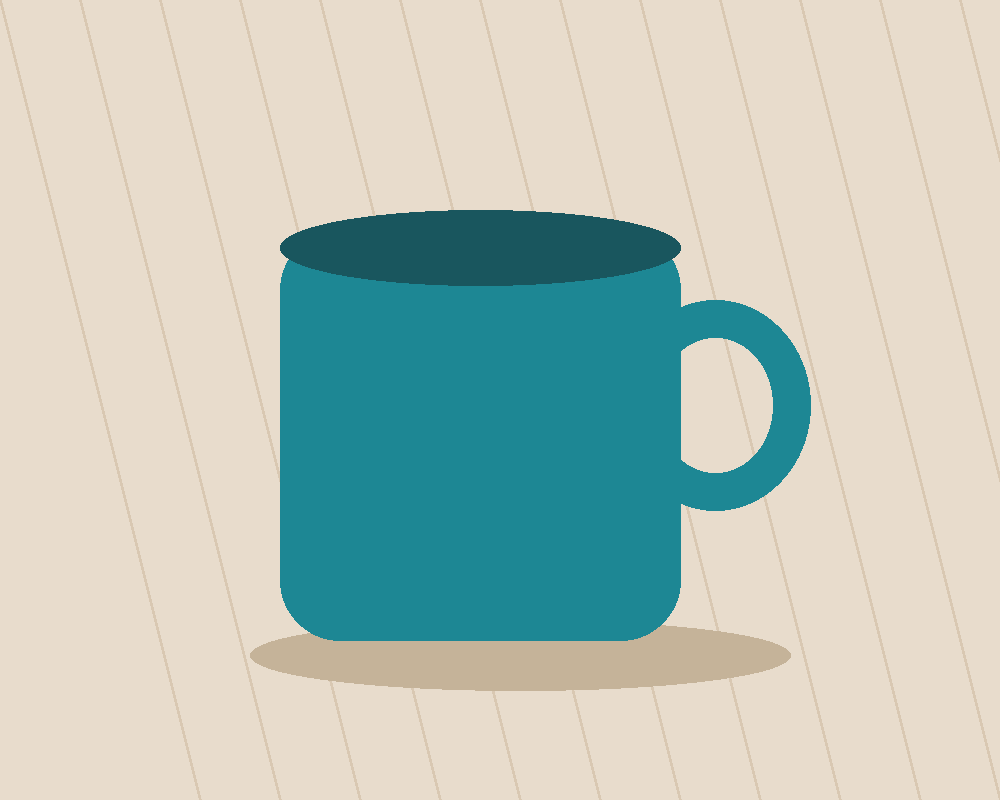
#> input picture submissions/Vrnur/M11/input/product-1.png, 1000 x 800 px, given in place of card-1.png, which was not available
$ python preview.py ../input ../input/product-2.png
#> lines starting #> are read from the running program, lines starting #| are printed output that depends on the picture
import sys
from pathlib import Path
from PIL import Image
res = Path(sys.argv[1]); out = Path(sys.argv[2]); out.mkdir(exist_ok=True)
sheet = Image.new("RGB", (5 * 400, 400), "white")
#> sheet: PIL image 2000x400 RGB; every value is 255
for i in range(1, 6):
    sheet.paste(Image.open(res / f"card-{i}.png").resize((400, 400), Image.LANCZOS), ((i - 1) * 400, 0))
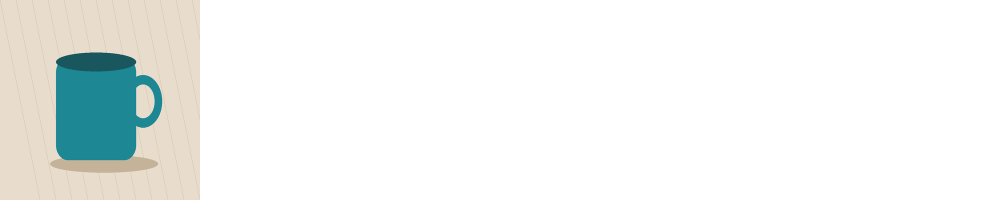
#> sheet: PIL image 2000x400 RGB (shown at 1/2 size); mean R, G, B 240.9, 243.5, 241.5
#> pass 2 of the loop `for i in range(1, 6):`:
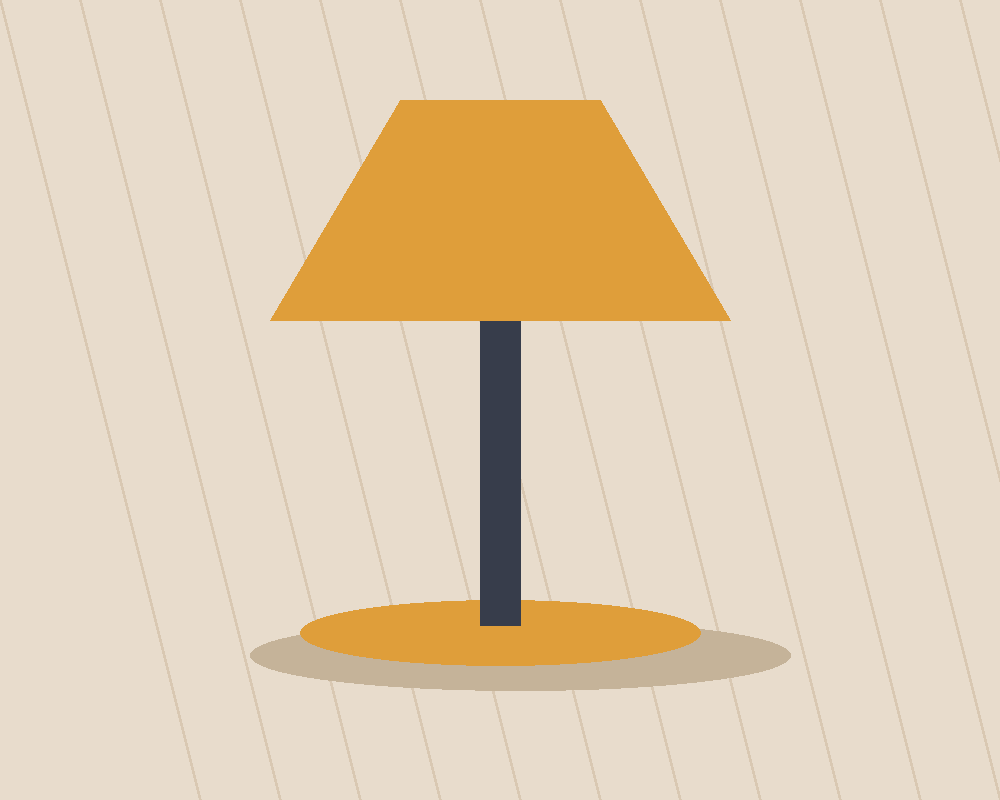
#> input picture submissions/Vrnur/M11/input/product-2.png, 1000 x 800 px, given in place of card-2.png, which was not available
#> `sheet.paste(Image.open(res / f"card-{i}.png").resize((400, 400), Image..`:
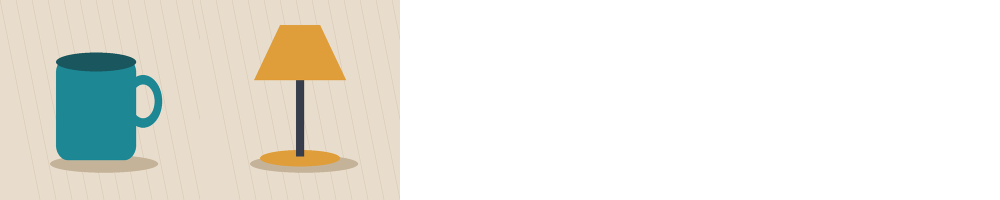
#> sheet: PIL image 2000x400 RGB (shown at 1/2 size); mean R, G, B 235.4, 234.3, 227.2
#> (the run stopped early here; a loop or call above may not have finished)
